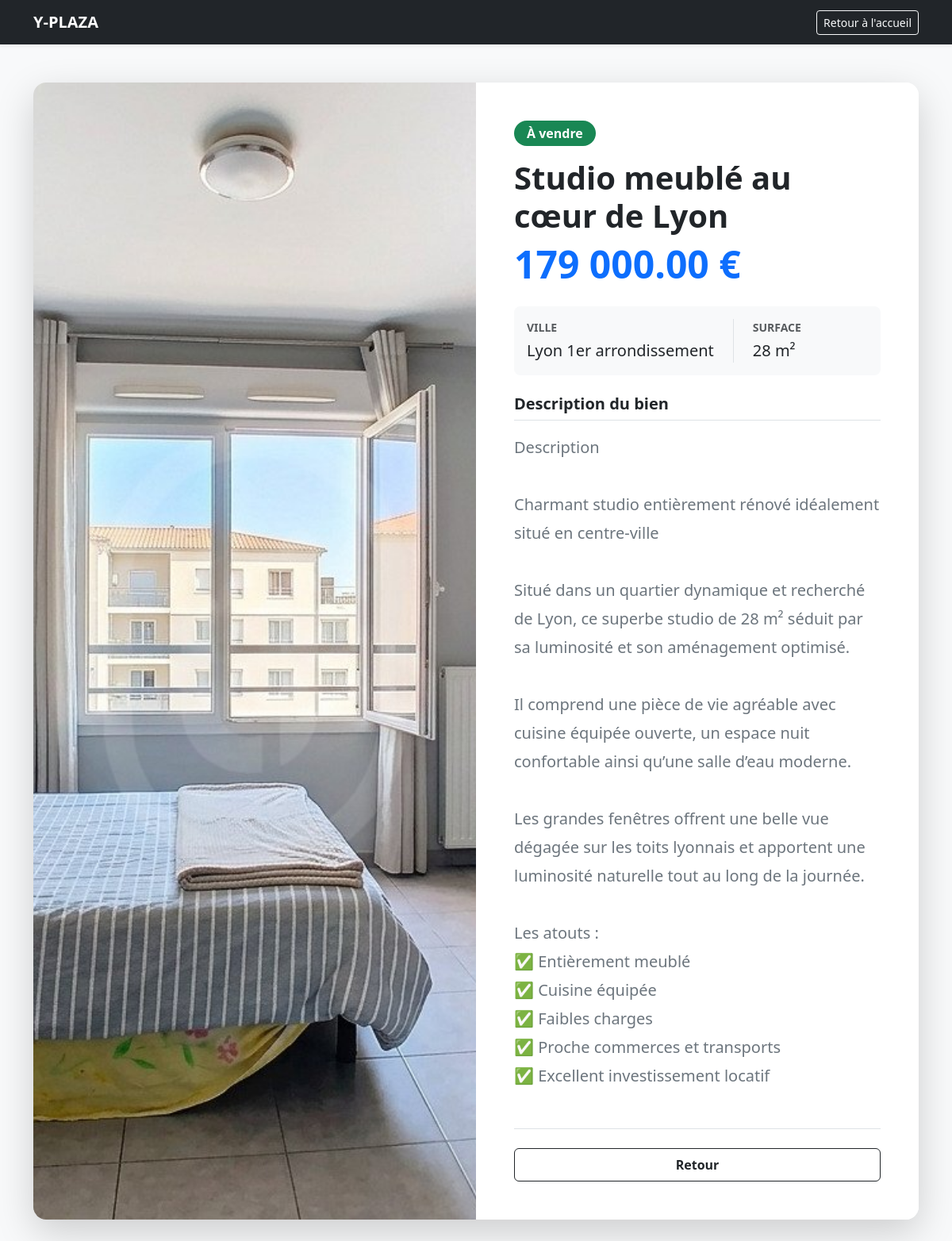
The page /bien/4 on the database its author committed.
### tables this page shows
CREATE TABLE biens (
            id INTEGER PRIMARY KEY AUTOINCREMENT,
            titre TEXT NOT NULL,
            description TEXT,
            prix REAL NOT NULL,
            surface INTEGER NOT NULL,
            ville TEXT NOT NULL,
            statut TEXT DEFAULT 'A vendre',
            agent_id INTEGER, image_url TEXT DEFAULT 'https://images.unsplash.com/photo-1560518883-ce09059eeffa?ixlib=rb-4.0.3&auto=format&fit=crop&w=600&q=80',
            FOREIGN KEY (agent_id) REFERENCES utilisateurs(id)
        );

### app.py (the view)
@app.route('/bien/<int:id>')
def details(id):
    bien = recuperer_bien_par_id(id)
    if bien is None:
        flash("Ce bien immobilier n'existe pas.", "warning")
        return redirect(url_for('accueil'))
    return render_template('details.html', bien=bien)

### models/bien_immobilier.py (called while the page is built)
    def prix_formate(self):
        return f"{self.prix:,.2f} €".replace(',', ' ')

### models/dao.py (called while the page is built)
def get_db_connection():
    conn = sqlite3.connect('y_plaza.db')
    conn.row_factory = sqlite3.Row
    return conn

def recuperer_bien_par_id(id_bien):
    conn = get_db_connection()
    cursor = conn.cursor()
    cursor.execute('SELECT * FROM biens WHERE id = ?', (id_bien,))
    ligne = cursor.fetchone()
    conn.close()
    if ligne is None:
        return None
    return BienImmobilier(
        id=ligne['id'],
        titre=ligne['titre'],
        description=ligne['description'],
        prix=ligne['prix'],
        surface=ligne['surface'],
        ville=ligne['ville'],
        statut=ligne['statut'],
        image_url=ligne['image_url']
    )

### templates/details.html (shortened to what this page needs)
<!DOCTYPE html>
<html lang="fr">
<head>
    <link href="https://cdn.jsdelivr.net/npm/bootstrap@5.3.0/dist/css/bootstrap.min.css" rel="stylesheet">
</head>
<body class="bg-light">
    <nav class="navbar navbar-expand-lg navbar-dark bg-dark mb-5 shadow-sm">
        <div class="container">
            <a class="navbar-brand fw-bold" href="/">Y-PLAZA</a>
            <a href="/" class="btn btn-outline-light btn-sm">Retour à l'accueil</a>
        </div>
    </nav>
    <main class="container mb-5">
        <div class="card shadow-lg border-0 overflow-hidden rounded-4">
            <div class="row g-0">
                <div class="col-md-6">
                    <img src="{{ bien.image_url }}" class="img-fluid w-100 h-100" alt="Photo de {{ bien.titre }}" style="object-fit: cover; min-height: 500px;">
                </div>
                <div class="col-md-6 bg-white">
                    <div class="card-body p-5 d-flex flex-column h-100">
                        <div class="mb-auto">
                            <span class="badge bg-success mb-3 fs-6 px-3 py-2 rounded-pill">À vendre</span>
                            <h1 class="card-title fw-bold text-dark mb-2 display-6">{{ bien.titre }}</h1>
                            <h2 class="text-primary fw-bold mb-4 display-5">{{ bien.prix_formate() }}</h2>
                            <div class="d-flex gap-4 mb-4 p-3 bg-light rounded-3 text-dark">
                                <div><strong class="text-muted d-block small text-uppercase mb-1">Ville</strong> <span class="fs-5">{{ bien.ville }}</span></div>
                                <div class="border-start ps-4"><strong class="text-muted d-block small text-uppercase mb-1">Surface</strong> <span class="fs-5">{{ bien.surface }} m²</span></div>
                            </div>
                            <h3 class="h5 fw-bold border-bottom pb-2 mt-4">Description du bien</h3>
                            <p class="card-text text-secondary mt-3 fs-5" style="line-height: 1.8; white-space: pre-line;">{{ bien.description }}</p>
                        </div>
                        <div class="mt-5 pt-4 border-top d-flex gap-3">
                            <a href="/" class="btn btn-outline-dark px-4 py-2 fw-bold w-100">Retour</a>
                        </div>
                    </div>
                </div>
            </div>
        </div>
    </main>
</body>
</html>

### rows shown on the page
biens: image_url (picture), titre "Studio meublé au cœur de Lyon", ville "Lyon 1er arrondissement", surface "28", description "Description Charmant studio entièrement rénové idéalement situé en centre-ville Situé dans un quartier dynamique et recherché de Lyon, ce superbe studio de 28 m² séduit par sa luminosité et son aménagement optimisé. Il comprend une pièce de vie agréable avec cuisine équipée ouverte, un espace nuit confortable ainsi qu’une salle d’eau moderne. Les grandes fenêtres offrent une belle vue dégagée sur les toits lyonnais et apportent une luminosité naturelle tout au long de la journée. Les atouts : ✅ Entièrement meublé ✅ Cuisine équipée ✅ Faibles charges ✅ Proche commerces et transports ✅ Excellent investissement locatif"

### other values the page prints
{{ bien.prix_formate() }} "179 000.00 €"
